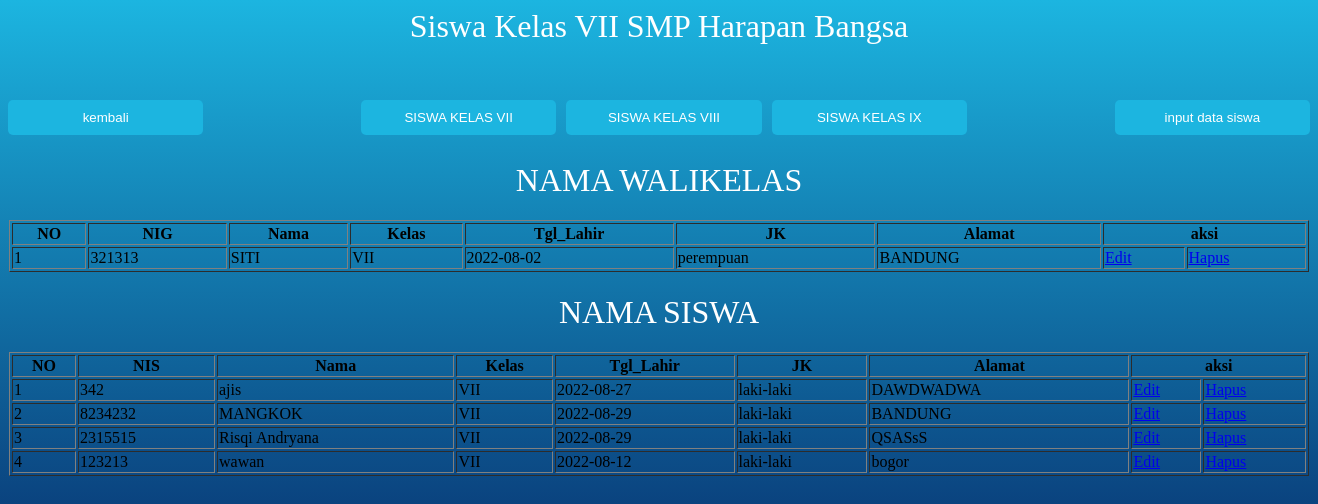
The page /siswa_vii.php (signed in) on the database its author committed.
### tables this page shows
CREATE TABLE `guru` (
  `NIG` int(11) NOT NULL,
  `nama` varchar(50) NOT NULL,
  `tgl_lahir` date NOT NULL,
  `jk` varchar(20) NOT NULL,
  `alamat` varchar(225) NOT NULL,
  `kelas` varchar(10) NOT NULL,
  `Tingkatan` varchar(10) NOT NULL,
  `nama_jurusan` varchar(50) DEFAULT NULL
);

CREATE TABLE `siswa` (
  `NIS` int(11) NOT NULL,
  `nama` varchar(50) NOT NULL,
  `kelas` varchar(10) NOT NULL,
  `tgl_lahir` date NOT NULL,
  `jk` varchar(20) NOT NULL,
  `alamat` varchar(225) NOT NULL,
  `nama_jurusan` varchar(10) DEFAULT NULL
);

### uservii.php (called while the page is built, shortened)
<?php
class User {
public function showData()
	{
        $conn = new Koneksi();
        $db=$conn->metal();
		$stmt=$db->prepare("SELECT NIS,nama,kelas,tgl_lahir,jk,alamat,nama FROM siswa where kelas='VII' ORDER BY nama ASC");
		$stmt->execute();
		return $stmt;
	}
    public function showDatavii()
	{
        $conn = new Koneksi();
        $db=$conn->metal();
		$stmt=$db->prepare("SELECT NIG,nama,kelas,Tingkatan,tgl_lahir,jk,alamat FROM guru where NIG='321313' AND kelas='VII' AND Tingkatan='SMP'");
		$stmt->execute();
		return $stmt;
	}
}

### siswa_vii.php (the view, shortened to what this page needs)
<?php
require 'uservii.php';
$obj = new User();
?>
<h1>Siswa Kelas VII SMP Harapan Bangsa</h1>
<link rel="stylesheet" type="text/css" href="css/smp.css">
<form action = "input_siswa.php" method ="POST" name="login">
<input type ="submit" class="tombol_input1" name = "submit" value = "input data siswa">
<p>
<center>
<table class= 'table table-bordered table-responsive'>
 <table border="1" width="1300px" >
    <tr>
     <th>NO</th>
     <th>NIG</th>
     <th>Nama</th>
     <th>Kelas</th>
     <th>Tgl_Lahir</th>
     <th>JK</th>
     <th>Alamat</th>
     <th  colspan="5">aksi</th>
 </tr>
</center>
 <?php
$no=1;
	$data=$obj->showDatavii();
	if($data->rowCount()>0){
	while($row=$data->fetch(PDO::FETCH_ASSOC)){
?>
<tr>
	<td><?php echo $no; ?></td>
	<td><?php echo $row['NIG']; ?></td>
	<td><?php echo $row['nama']; ?></td>
    <td><?php echo $row['kelas']; ?></td>
    <td><?php echo $row['tgl_lahir']; ?></td>
    <td><?php echo $row['jk']; ?></td>
    <td><?php echo $row['alamat']; ?></td>
    <td><a href="editguru.php?NIG=<?php echo $row['NIG']; ?>">Edit</a></td>
    <td><a href="proses_delete_guru.php?NIG=<?php echo $row['NIG']; ?>">Hapus</a></td>
    </tr>
    </form>
<?php
$no+=1; }
}else{
echo '<tr>
		<td> Not found</td>
    </tr>';
}
?>
 <form action = "index.php" method ="POST" name="kembali">
<input type ="submit" class="tombol_kembali" name = "kembali" value = "kembali">
 </form>
 <form action = "siswa_vii.php" method ="POST" name="kelasvii">
<input type ="submit" class="tombol1" name = "kelasvii" value = "SISWA KELAS VII">
 </form>
<form action = "siswa_viii.php" method ="POST" name="kelasviii">
<input type ="submit" class="tombol2" name = "kelasviii" value = "SISWA KELAS VIII">
 </form>
 <form action = "siswa_ix.php" method ="POST" name="kelasxi">
<input type ="submit" class="tombol2" name = "kelasxi" value = "SISWA KELAS IX">
 </form>
 <h1>NAMA WALIKELAS</h1>
 <center>
<table class= 'table table-bordered table-responsive'>
 <table border="1" width="1300px" >
    <tr>
     <th>NO</th>
     <th>NIS</th>
     <th>Nama</th>
     <th>Kelas</th>
     <th>Tgl_Lahir</th>
     <th>JK</th>
     <th>Alamat</th>
     <th  colspan="5">aksi</th>
 </tr>
</center>
 <?php
$no=1;
	$data=$obj->showData();
	if($data->rowCount()>0){
	while($row=$data->fetch(PDO::FETCH_ASSOC)){
?>
<tr>
	<td><?php echo $no; ?></td>
	<td><?php echo $row['NIS']; ?></td>
	<td><?php echo $row['nama']; ?></td>
    <td><?php echo $row['kelas']; ?></td>
    <td><?php echo $row['tgl_lahir']; ?></td>
    <td><?php echo $row['jk']; ?></td>
    <td><?php echo $row['alamat']; ?></td>
    <td><a href="editsmp.php?NIS=<?php echo $row['NIS']; ?>">Edit</a></td>
    <td><a href="prosesdelete.php?NIS=<?php echo $row['NIS']; ?>">Hapus</a></td>
    </tr>
<?php
$no+=1; }
}else{
echo '<tr>
		<td> Not found</td>
    </tr>';
}
?>
 <h1>NAMA SISWA</h1>

### css/smp.css (style rules this page uses)
h1 { text-align: center; color: white; font-weight: 100; }
.tombol_input1 { background: #1cb5e0; color: white; font-size: 10pt; width: 15%; border: cornflowerblue; border-radius: 5px; padding: 10px 10px; margin-bottom: 5px; color :white; float:right; }
.tombol_kembali { background: #1cb5e0; color: white; font-size: 10pt; width: 15%; border: cornflowerblue; border-radius: 5px; padding: 10px 10px; margin-bottom: 5px; color :white; float:left; }
.tombol1 { background: #1cb5e0; color: white; font-size: 10pt; width: 15%; border: cornflowerblue; border-radius: 5px; padding: 10px 10px; margin-bottom: 5px; margin-left: 10px; color :white; }
.tombol2 { background: #1cb5e0; color: white; font-size: 10pt; width: 15%; border: cornflowerblue; border-radius: 5px; padding: 10px 10px; margin-bottom: 5px; margin-left: 10px; color :white; }

### rows shown on the page
guru: NIG "321313", nama "SITI", kelas "VII", tgl_lahir "2022-08-02", jk "perempuan", alamat "BANDUNG"
siswa: NIS "342", nama "ajis", kelas "VII", tgl_lahir "2022-08-27", jk "laki-laki", alamat "DAWDWADWA"
siswa: NIS "8234232", nama "MANGKOK", kelas "VII", tgl_lahir "2022-08-29", jk "laki-laki", alamat "BANDUNG"
siswa: NIS "2315515", nama "Risqi Andryana", kelas "VII", tgl_lahir "2022-08-29", jk "laki-laki", alamat "QSASsS"
siswa: NIS "123213", nama "wawan", kelas "VII", tgl_lahir "2022-08-12", jk "laki-laki", alamat "bogor"
